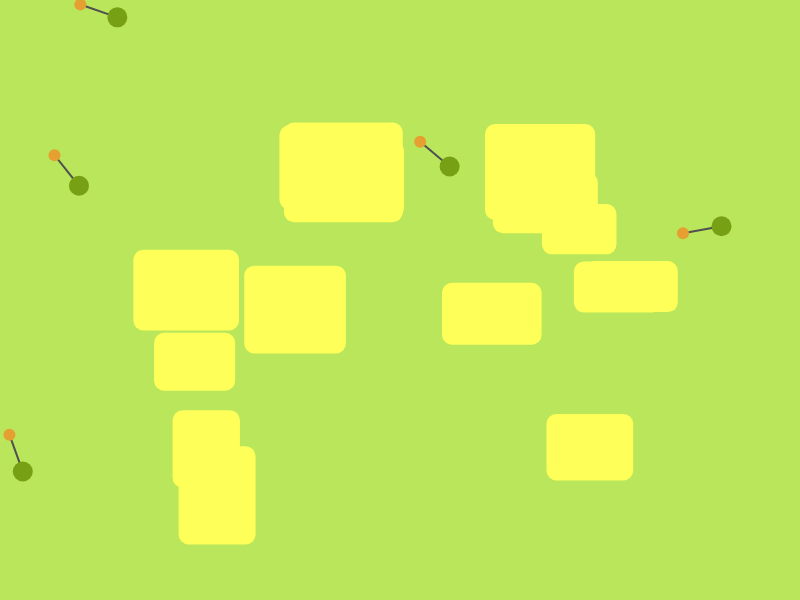
Frame 1 (no input)
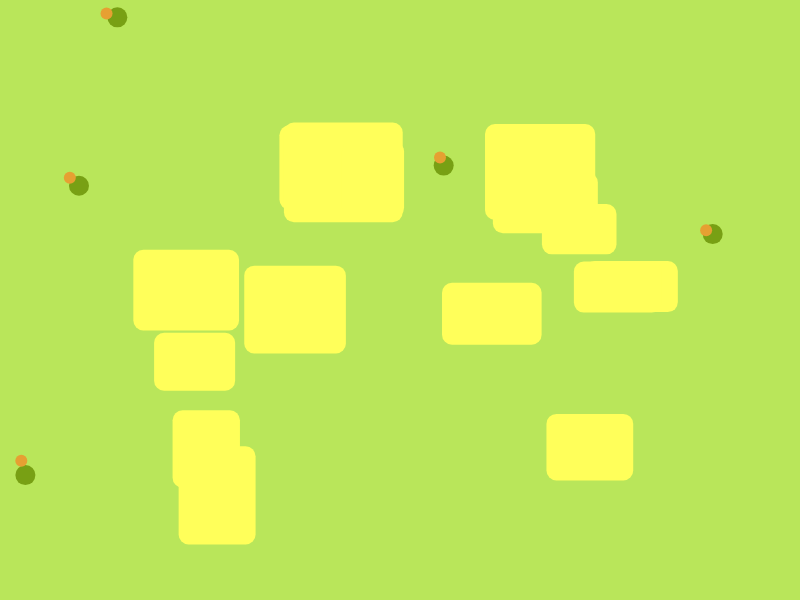
Frame 60 (no input)
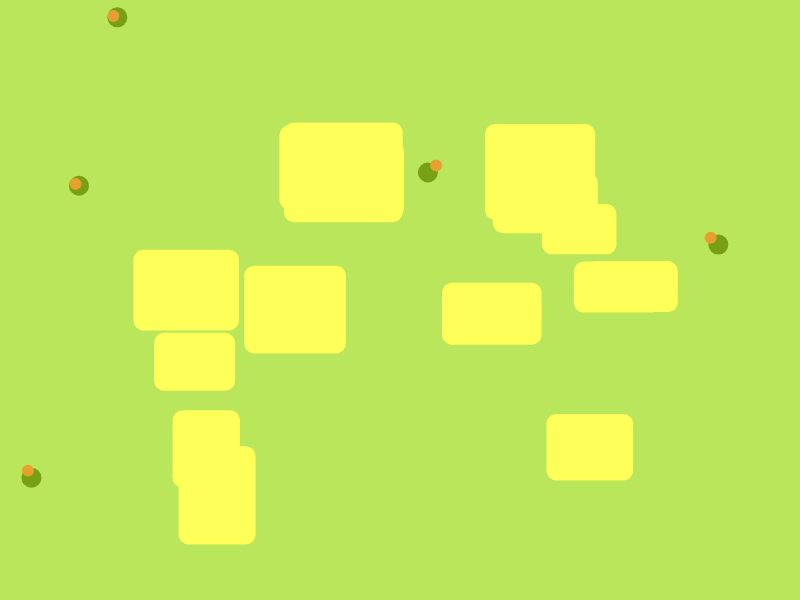
Frame 120 (the mouse pressed at the canvas centre since frame 60)

The p5.js sketch that drew these frames (run headless with seeded random() and noise() and a simulated clock; from frame 60 on, the mouse is pressed at the canvas centre):

// p5.js sketch
// ── sketch.js
// 🐕 People walking dogs in a park — cannot enter bushes
let people = [];
let dogs = [];
let bushes = [];
let leashLength = 80;
let selectedPerson = null;
let offset;

function setup() {
  createCanvas(800, 600);

  // Create 7~15 bushes (rectangular obstacles)
  for (let i = 0; i < 15; i++) {
    bushes.push({
      x: random(100, width - 150),
      y: random(100, height - 150),
      w: random(60, 120),
      h: random(40, 100)
    });
  }

  // Create 5 people and dogs
  for (let i = 0; i < 5; i++) {
    let px = random(width);
    let py = random(height);
    let angle = random(TWO_PI);
    let dx = px + cos(angle) * leashLength * 0.5;
    let dy = py + sin(angle) * leashLength * 0.5;
    people.push(createVector(px, py));
    dogs.push(createVector(dx, dy));
  }
}

function draw() {
  background(185, 230, 90);
  drawBushes();

  // Detect close dogs
  let closePairs = [];
  for (let i = 0; i < dogs.length; i++) {
    for (let j = i + 1; j < dogs.length; j++) {
      if (dogs[i].dist(dogs[j]) < 50) {
        closePairs.push([i, j]);
      }
    }
  }

  for (let i = 0; i < people.length; i++) {
    let person = people[i];
    let dog = dogs[i];

    // Gentle random wander for people
    if (random() < 0.01) {
      person.vx = random(-0.3, 0.3);
      person.vy = random(-0.3, 0.3);
    }
    person.x += person.vx || 0;
    person.y += person.vy || 0;

    // Bounce at canvas edges
    if (person.x < 20 || person.x > width - 20) person.vx *= -1;
    if (person.y < 20 || person.y > height - 20) person.vy *= -1;

    // Dog behavior
    let dogVec = createVector(dog.x, dog.y);
    let personVec = createVector(person.x, person.y);
    let leash = p5.Vector.sub(dogVec, personVec);
    leash.limit(leashLength);

    // Is this dog in a close pair?
    let closePair = closePairs.find(pair => pair.includes(i));
    if (closePair) {
      // Find the other dog
      let other = closePair[0] === i ? closePair[1] : closePair[0];
      let otherDog = dogs[other];

      // Step 1: attraction toward other dog
      let attract = p5.Vector.sub(otherDog, dog).setMag(0.8);
      dog.add(attract);

      // Step 2: owners pull away
      let pullDir = p5.Vector.sub(person, people[other]);
      if (pullDir.mag() > 0) {
        pullDir.setMag(0.3);
        person.add(pullDir);
        people[other].sub(pullDir);
      }
    } else {
      // Normal state: dog stays relaxed near owner
      let toOwner = p5.Vector.sub(person, dog).mult(0.02);
      dog.add(toOwner);
      if (random() < 0.2) {
        dog.add(p5.Vector.random2D().mult(0.5));
      }
    }

    // Enforce fixed leash length
    let dir = p5.Vector.sub(dog, person);
    if (dir.mag() > leashLength) {
      dir.setMag(leashLength);
      dog = p5.Vector.add(person, dir);
      dogs[i] = dog;
    }

    // Avoid bushes for both
    avoidBush(person);
    avoidBush(dog);

    // Draw leash
    stroke(80);
    strokeWeight(2);
    line(person.x, person.y, dog.x, dog.y);

    // Draw person
    fill(120,160,20);
    noStroke();
    ellipse(person.x, person.y, 20,20);

    // Draw dog
    fill(230, 160, 50);
    ellipse(dog.x, dog.y, 12, 12);
  }
}

function drawBushes() {
  fill(360, 360, 90);
  noStroke();
  for (let b of bushes) rect(b.x, b.y, b.w, b.h, 10);
}

// 🚫 Prevent entering bushes
function avoidBush(entity) {
  for (let b of bushes) {
    if (
      entity.x > b.x &&
      entity.x < b.x + b.w &&
      entity.y > b.y &&
      entity.y < b.y + b.h
    ) {
      // Calculate push direction (from bush center to entity)
      let center = createVector(b.x + b.w / 2, b.y + b.h / 2);
      let push = createVector(entity.x - center.x, entity.y - center.y);
      push.setMag(4); // push force
      entity.x += push.x;
      entity.y += push.y;
    } else {
      // If close to bush edge, steer away
      let dx = constrain(entity.x, b.x, b.x + b.w);
      let dy = constrain(entity.y, b.y, b.y + b.h);
      let distEdge = dist(entity.x, entity.y, dx, dy);
      if (distEdge < 20) {
        let push = createVector(entity.x - dx, entity.y - dy);
        push.setMag(map(distEdge, 0, 20, 2, 0));
        entity.x += push.x;
        entity.y += push.y;
      }
    }
  }
}

// 🖱 Drag people manually
function mousePressed() {
  for (let i = 0; i < people.length; i++) {
    let p = people[i];
    if (dist(mouseX, mouseY, p.x, p.y) < 20) {
      selectedPerson = i;
      offset = createVector(p.x - mouseX, p.y - mouseY);
      break;
    }
  }
}

function mouseDragged() {
  if (selectedPerson !== null) {
    people[selectedPerson].x = mouseX + offset.x;
    people[selectedPerson].y = mouseY + offset.y;
  }
}

function mouseReleased() {
  selectedPerson = null;
}
